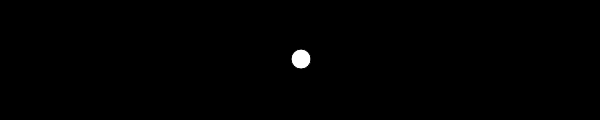
Frame 1 (no input)
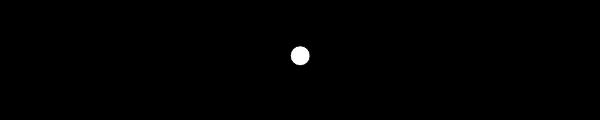
Frame 60 (no input)
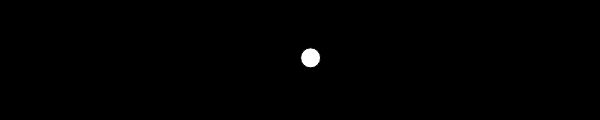
Frame 120 (the mouse pressed at the canvas centre since frame 60)

The p5.js sketch that drew these frames (run headless with seeded random() and noise() and a simulated clock; from frame 60 on, the mouse is pressed at the canvas centre):

// p5.js sketch
// ── sketch.js
var speedX = 2.5;
var speedY= 1.6;
var x;
var y;

function setup() {
  createCanvas(600, 120);
  x = width/2;
  y = height/2;
}

function draw() {
  background(0);
  x = x + random(-speedX, speedX);
  y = y + random(-speedY, speedY);
  ellipse(x, y, 20, 20);
}
